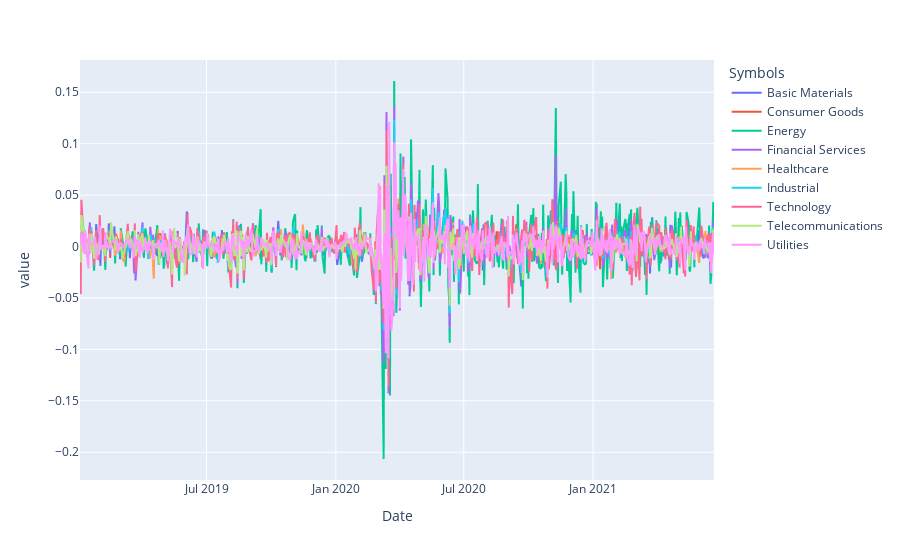

This figure's notebook cell:
### Code cell
#Plot the graph of returns
change = data.pct_change()

px.line(change)

### Figure 1 — Plotly figure (JSON) as saved in the notebook; plotly's stock layout.template omitted (floating-point values rounded to 4 significant figures; data arrays with more than 128 entries replaced by an {"elided": "..."} marker saying what was removed)
{"data": [{"hovertemplate": "Symbols=Basic Materials<br>Date=%{x}<br>value=%{y}<extra></extra>", "legendgroup": "Basic Materials", "line": {"color": "#636efa", "dash": "solid"}, "mode": "lines", "name": "Basic Materials", "showlegend": true, "type": "scattergl", "x": {"elided": "623 str values"}, "xaxis": "x", "y": {"elided": "623 float values"}, "yaxis": "y"}, {"hovertemplate": "Symbols=Consumer Goods<br>Date=%{x}<br>value=%{y}<extra></extra>", "legendgroup": "Consumer Goods", "line": {"color": "#EF553B", "dash": "solid"}, "mode": "lines", "name": "Consumer Goods", "showlegend": true, "type": "scattergl", "x": {"elided": "623 str values"}, "xaxis": "x", "y": {"elided": "623 float values"}, "yaxis": "y"}, {"hovertemplate": "Symbols=Energy<br>Date=%{x}<br>value=%{y}<extra></extra>", "legendgroup": "Energy", "line": {"color": "#00cc96", "dash": "solid"}, "mode": "lines", "name": "Energy", "showlegend": true, "type": "scattergl", "x": {"elided": "623 str values"}, "xaxis": "x", "y": {"elided": "623 float values"}, "yaxis": "y"}, {"hovertemplate": "Symbols=Financial Services<br>Date=%{x}<br>value=%{y}<extra></extra>", "legendgroup": "Financial Services", "line": {"color": "#ab63fa", "dash": "solid"}, "mode": "lines", "name": "Financial Services", "showlegend": true, "type": "scattergl", "x": {"elided": "623 str values"}, "xaxis": "x", "y": {"elided": "623 float values"}, "yaxis": "y"}, {"hovertemplate": "Symbols=Healthcare<br>Date=%{x}<br>value=%{y}<extra></extra>", "legendgroup": "Healthcare", "line": {"color": "#FFA15A", "dash": "solid"}, "mode": "lines", "name": "Healthcare", "showlegend": true, "type": "scattergl", "x": {"elided": "623 str values"}, "xaxis": "x", "y": {"elided": "623 float values"}, "yaxis": "y"}, {"hovertemplate": "Symbols=Industrial<br>Date=%{x}<br>value=%{y}<extra></extra>", "legendgroup": "Industrial", "line": {"color": "#19d3f3", "dash": "solid"}, "mode": "lines", "name": "Industrial", "showlegend": true, "type": "scattergl", "x": {"elided": "623 str values"}, "xaxis": "x", "y": {"elided": "623 float values"}, "yaxis": "y"}, {"hovertemplate": "Symbols=Technology<br>Date=%{x}<br>value=%{y}<extra></extra>", "legendgroup": "Technology", "line": {"color": "#FF6692", "dash": "solid"}, "mode": "lines", "name": "Technology", "showlegend": true, "type": "scattergl", "x": {"elided": "623 str values"}, "xaxis": "x", "y": {"elided": "623 float values"}, "yaxis": "y"}, {"hovertemplate": "Symbols=Telecommunications<br>Date=%{x}<br>value=%{y}<extra></extra>", "legendgroup": "Telecommunications", "line": {"color": "#B6E880", "dash": "solid"}, "mode": "lines", "name": "Telecommunications", "showlegend": true, "type": "scattergl", "x": {"elided": "623 str values"}, "xaxis": "x", "y": {"elided": "623 float values"}, "yaxis": "y"}, {"hovertemplate": "Symbols=Utilities<br>Date=%{x}<br>value=%{y}<extra></extra>", "legendgroup": "Utilities", "line": {"color": "#FF97FF", "dash": "solid"}, "mode": "lines", "name": "Utilities", "showlegend": true, "type": "scattergl", "x": {"elided": "623 str values"}, "xaxis": "x", "y": {"elided": "623 float values"}, "yaxis": "y"}], "layout": {"legend": {"title": {"text": "Symbols"}, "tracegroupgap": 0}, "margin": {"t": 60}, "xaxis": {"anchor": "y", "domain": [0, 1], "title": {"text": "Date"}}, "yaxis": {"anchor": "x", "domain": [0, 1], "title": {"text": "value"}}}}
